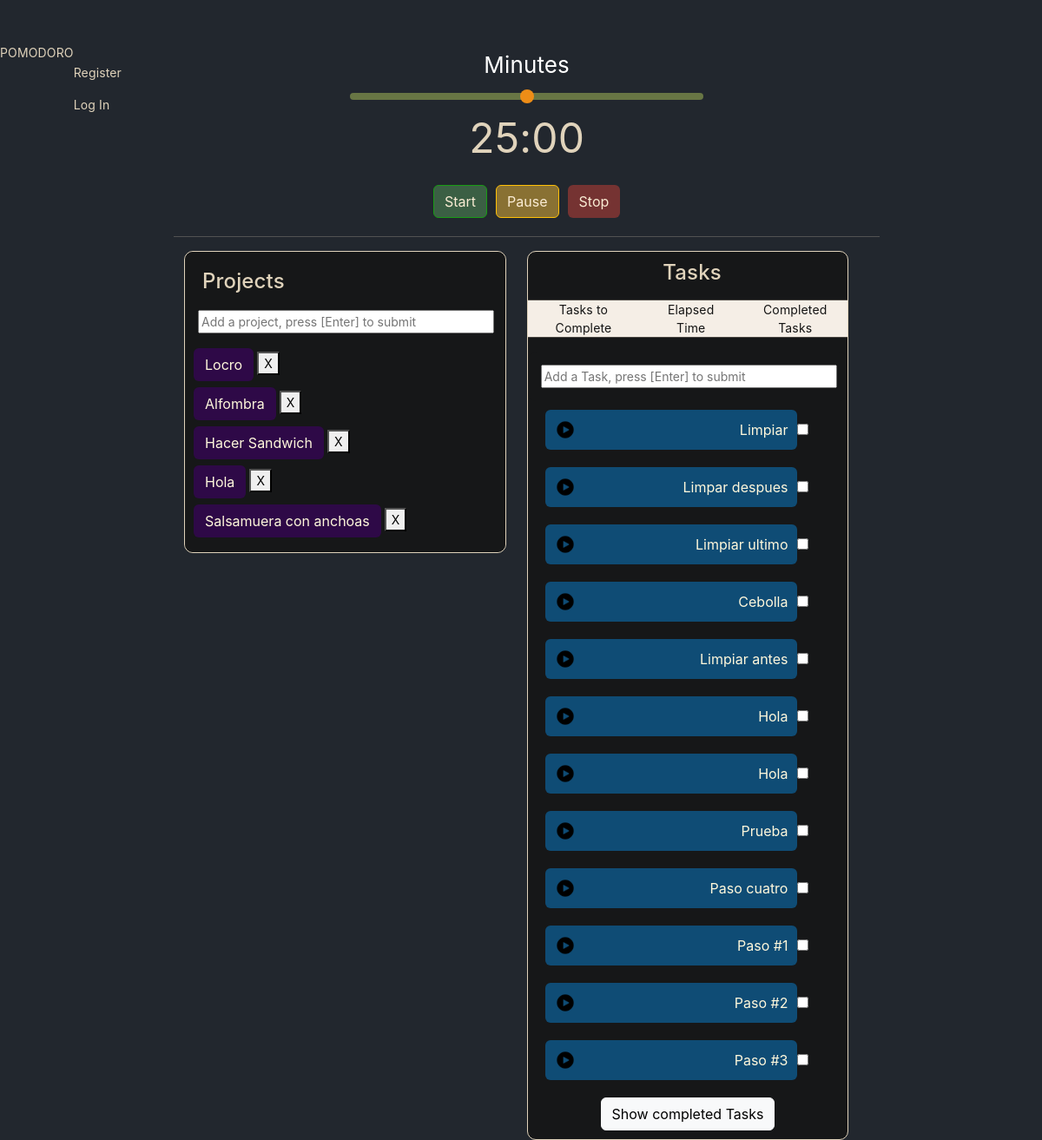
The app's page /add_task, older data.
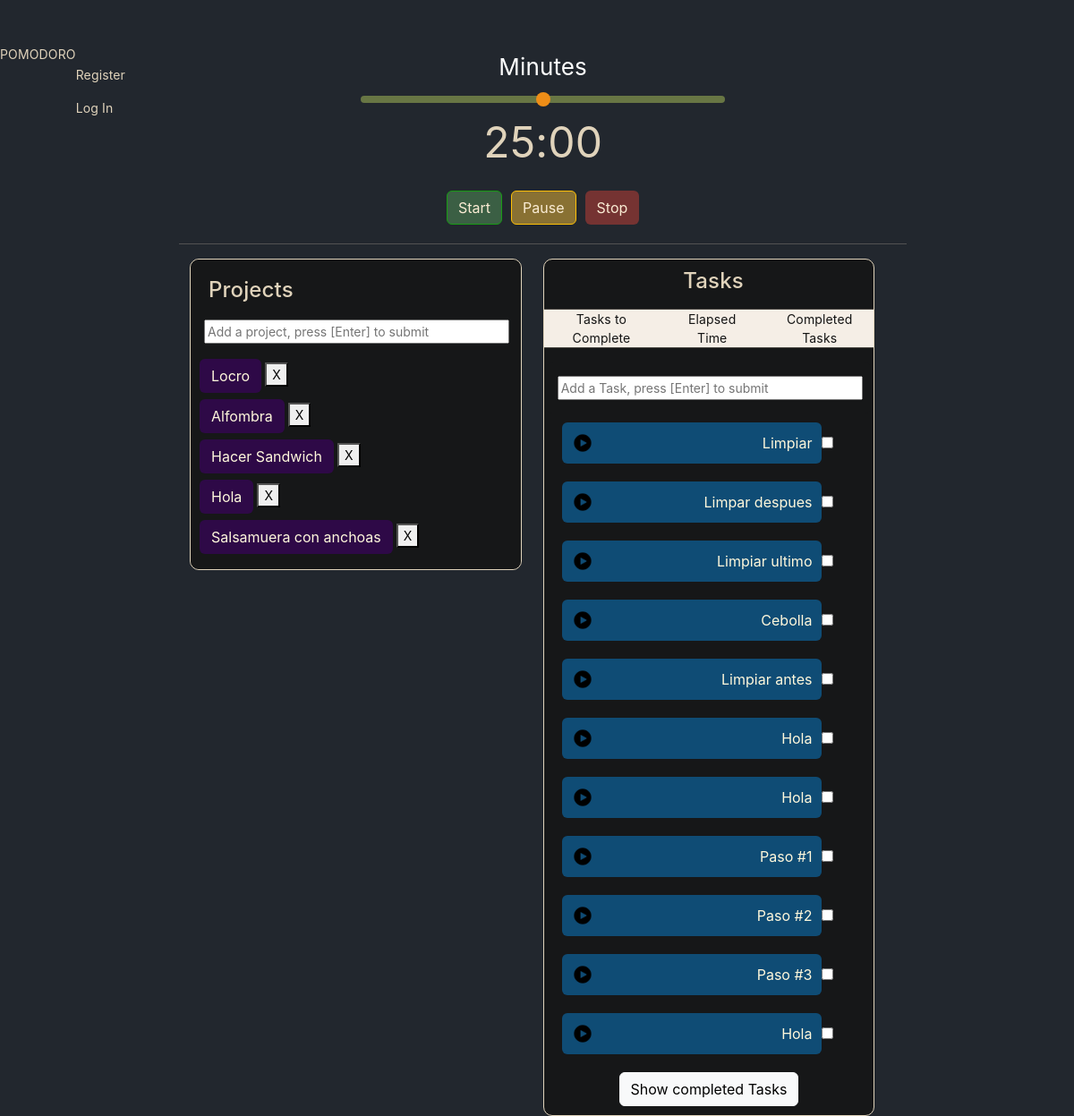
The same page, newer data.
### models.py (models this page shows, shortened)
class Project(db.Model):
    __tablename__ = 'projects'
    id = db.Column(db.Integer, primary_key=True)
    name = db.Column(db.Text, nullable=False)
    time = db.Column(db.Integer, default=0)
    complete = db.Column(db.Boolean, default=False)
    pomodoros = db.Column(db.Integer, default=0)
    created_at = db.Column(DateTime, default=func.now())
    completed_at = db.Column(DateTime)
    user_id = db.Column(db.Integer, ForeignKey('users.id'))
    tasks = db.relationship('Task', backref='project', lazy='dynamic')

class Task(db.Model):
    __tablename__ = 'tasks'
    id = db.Column(db.Integer, primary_key=True)
    name = db.Column(db.Text, nullable=False)
    time = db.Column(db.Integer, default=0)
    complete = db.Column(db.Boolean, default=False)
    pomodoros = db.Column(db.Integer, default=0)
    created_at = db.Column(DateTime, default=func.now())
    completed_at = db.Column(DateTime)
    project_id = db.Column(db.Integer, ForeignKey('projects.id'))

### routes.py (the view, shortened to what this page needs)
    @login_required
    @app.route("/add_task", methods=['GET', 'POST'])
    def add_task():
        if request.method == 'GET':
            tasks = Task.query.all()
            projects = Project.query.all()
            return render_template("timer.html", projects=projects, tasks=tasks)

### templates/timer.html (shortened to what the changed rows need)
{% extends "layout.html" %}
{% block main %}
  <div class="col-md-10">
    <div class="container text-center">
      <div class="row">
        <div class="col">
          <div class="mx-auto chimichurri">
            <div class="projectContent mx-auto projects">
              <div class="mx-auto w-auto projects-container dropdown" id="project-selector">
                {% for project in projects %}
                <ul>
                  <button class="btn btn-projects" class="project_id" data-project-id="{{ project['id'] }}">
                    {{ project['name'] }}
                  </button>
                  <button class="btn-delete-project" data-project-id="{{ project['id'] }}"> X </button>
                </ul>
                {% endfor %}
              </div>
            </div>
          </div>
        </div>
        <div class="col">
          <div class="mx-auto chimichurri">
            <div class="flex-column task-container" >
              <div class="incomplete-task-div">
                <ul style="width: 90%" class="ul-task-list-incomplete no-bullets">
                  <div>
                    {% for task in tasks %}
                      {% if task.complete == False %}
                        <li>
                          <div class="task-wrapper">
                            <button class="btn btn-tasks" data-task-id="{{ task.id }}" data-project-id="{{ task.project_id }}">
                              <img class="play-button" src="static/img/play-button-30.png" alt="Play" onclick="startCountdown()" />
                              {{ task.name }}
                            </button>
                            <input type="checkbox" data-task-id="{{ task.id }}" data-project-id="{{ task.project_id }}" value="incomplete_checkbox" class="align-right-checkbox check-task" data-bs-toggle="tooltip" data-bs-placement="right" data-bs-title="Mark to complete"/>
                          </div>
                        </li>
                      {% endif %}
                    {% endfor %}
                  </div>
                </ul>
              </div>
            </div>
          </div>
        </div>
      </div>
    </div>
  </div>
</div>
{% endblock %}

Row changes from the older to the newer data that the page shows:
removed Task: complete False (drawn), name "Prueba"
removed Task: complete False (drawn), name "Paso cuatro"
added Task: complete False (drawn), name "Hola"
